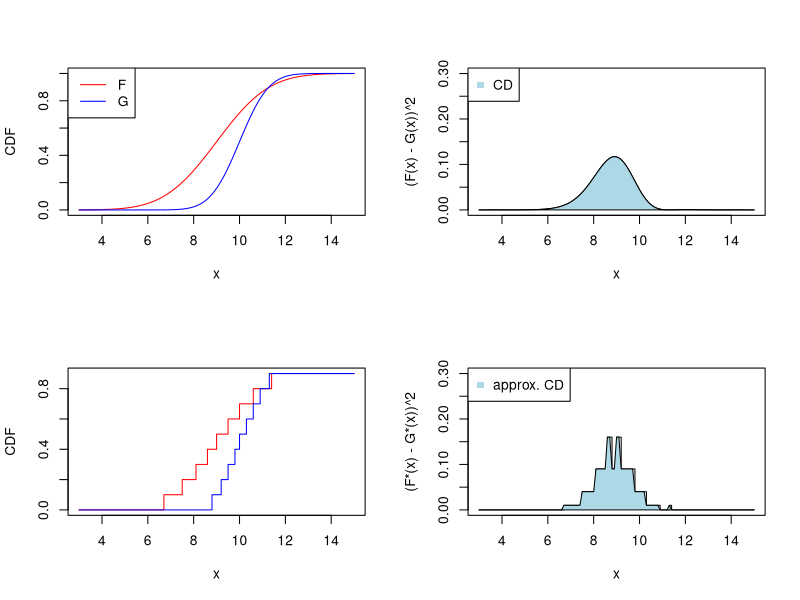
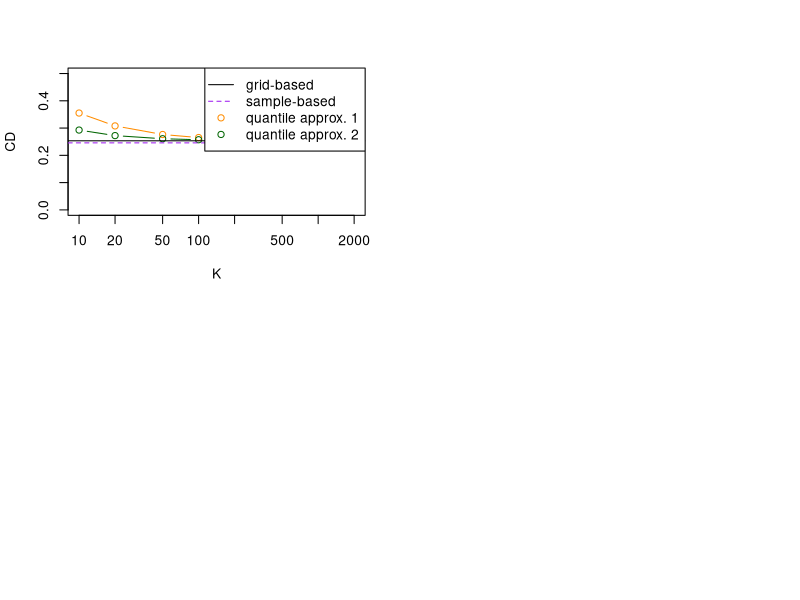
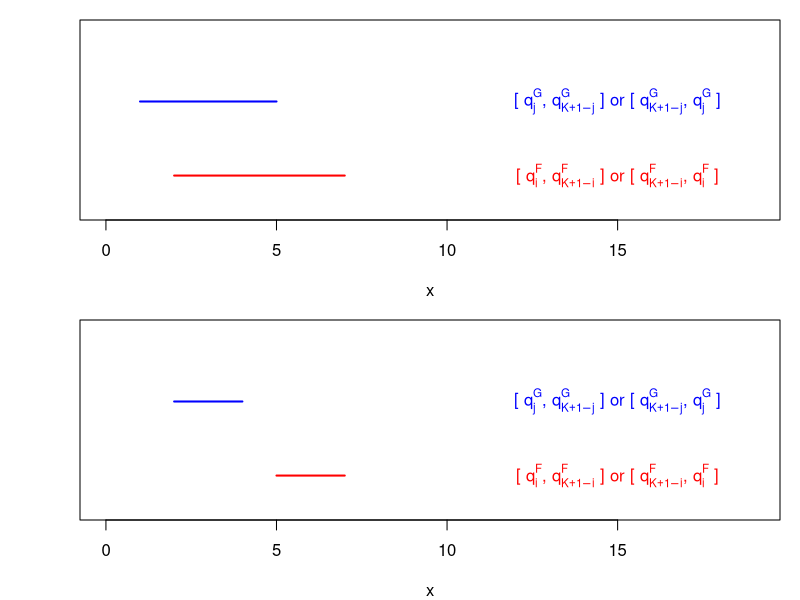
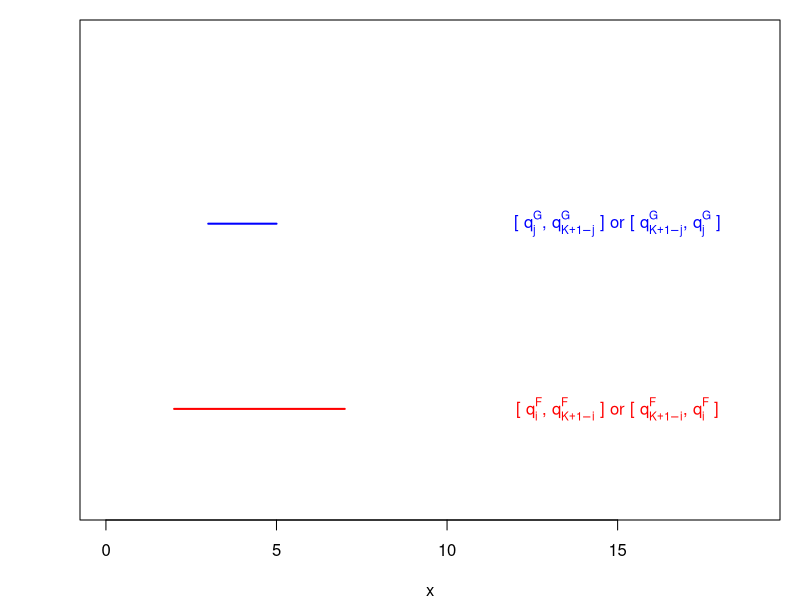
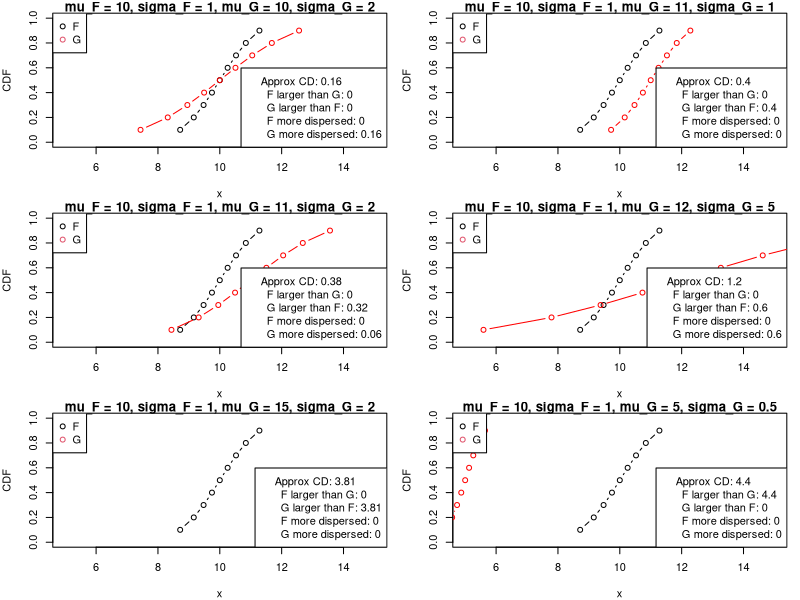
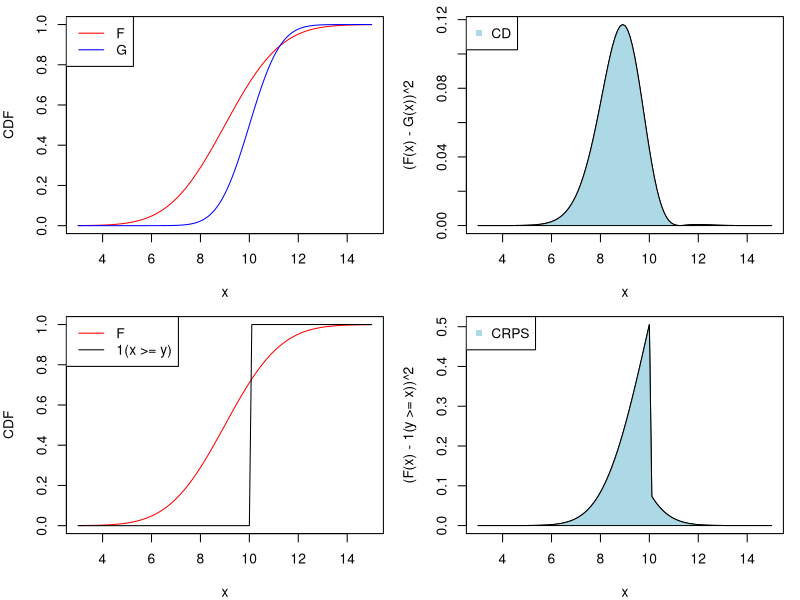
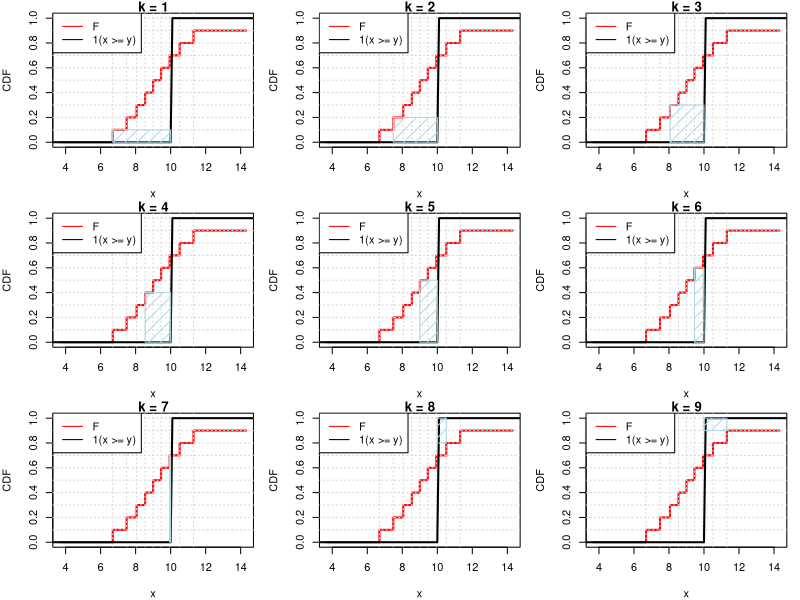
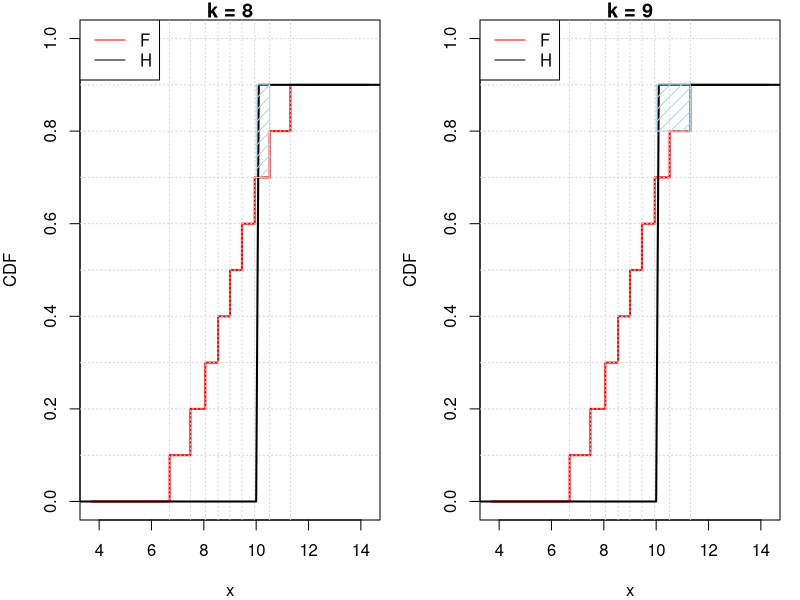

Source code (R) for these figures, in order:
## ---- chunk 1
knitr::opts_chunk$set(echo = TRUE)
## ---- chunk 2
grid_x <- seq(from = 3, to = 15, by = 0.1)

mu_F <- 9
sigma_F <- 1.8
p_F <- pnorm(grid_x, mu_F, sigma_F)

mu_G <- 10
sigma_G <- 1
p_G <- pnorm(grid_x, mu_G, sigma_G)

y <- mu_G
p_y <- as.numeric(grid_x > y)

par(mfrow = c(2, 2))

plot(grid_x, p_F, type = "l", xlab = "x", ylab = "CDF", col = "red")
lines(grid_x, p_G, col = "blue")
legend("topleft", c("F", "G"), col = c("red", "blue"), lty = 1)

plot(grid_x, (p_F - p_G)^2, type = "l", xlab = "x", ylab = "(F(x) - G(x))^2", ylim = c(0, 0.3))
polygon(grid_x, (p_F - p_G)^2, col = "lightblue")
legend("topleft", "CD", col = "lightblue", pch = 15)

detail_stepfun_cdf <- function(x, p, from, to, by = 0.1){
  x_detailed <- seq(from = from, to = to, by = by)
  p_detailed <- 0*x_detailed
  for(i in seq_along(x)){
    p_detailed[x_detailed >= x[i]] <- p[i]
  }
  return(list(x = x_detailed, p = p_detailed))
}

p_10 <- 1:9/10 # quantile levels
q_F_10 <- qnorm(p_10, mu_F, sigma_F) # quantiles of F
q_G_10 <- qnorm(p_10, mu_G, sigma_G) # quantiles of G

q_F_10_detailed <- detail_stepfun_cdf(q_F_10, p_10, from = 3, to = 15)
q_G_10_detailed <- detail_stepfun_cdf(q_G_10, p_10, from = 3, to = 15)
p_10_detailed <- q_F_10_detailed$x

plot(q_F_10_detailed$x, q_F_10_detailed$p, type = "s", xlab = "x", ylab = "CDF", col = "red")
lines(q_F_10_detailed$x, q_G_10_detailed$p, type = "s", col = "blue")

plot(q_F_10_detailed$x, (q_F_10_detailed$p - q_G_10_detailed$p)^2, type = "s", xlab = "x", 
     ylab = "(F*(x) - G*(x))^2", ylim = c(0, 0.3))
polygon(q_F_10_detailed$x, (q_F_10_detailed$p - q_G_10_detailed$p)^2, col = "lightblue")
legend("topleft", "approx. CD", col = "lightblue", pch = 15)

## ---- chunk 3
# define distributions:
mu_F <- 9
sigma_F <- 1.8

mu_G <- 10
sigma_G <- 1
## ---- chunk 4
# simple numerical integration using grid:
(cd_grid <- 0.1*sum((p_F - p_G)^2))
## ---- chunk 5
n <- 100000
set.seed(123)
x <- rnorm(n, mu_F, sigma_F)
x_dash <- rnorm(n, mu_F, sigma_F)

y <- rnorm(n, mu_G, sigma_G)
y_dash <- rnorm(n, mu_G, sigma_G)

(cd_sample <- (mean(abs(x - y)) - 0.5*(mean(abs(x - x_dash)) + mean(abs(y - y_dash)))))
## ---- chunk 6
# q_F: vector containing the (1:K)/(K + 1) quantiles of F
# q_G: vector containing the (1:K)/(K + 1) quantiles of G
approx_cd1 <- function(q_F, q_G){
  
  # compute quantile levels from length of provided quantile vectors:
  K <- length(q_F)
  if(length(q_G) != K) stop("q_F and q_G need to be of the same length")
  p <- (1:K)/(K + 1) # function assumes that the quantile levels are equally spaced
  
  # pool quantiles:
  q0 <- c(q_F, q_G)
  # vector of grouping variables, with 1 for values belonging to F, -1 for values 
  # belonging to G
  a0 <- c(rep(1, length(q_F)), rep(-1, length(q_G)))
  
  # re-order both vectors:
  q <- q0[order(q0)]
  a <- a0[order(q0)]
  # and compute "how many quantiles ahead" F or G is at a given segment:
  b <- abs(cumsum(a))
  
  # compute the lengths of segments defined by sorted quantiles:
  diffs_q <- c(diff(q), 0) # zero necessary for indexing below, but we could put 
  # anything (gets multiplied w zero)
  
  # and approximate CD
  cvm <- sum(diffs_q*b*(b + 1))/(K + 1)/(K)
  
  return(mean(cvm))
}

# values of K to check:
values_K <- c(10, 20, 50, 100, 200, 500, 1000, 2000)

# vector to store results:
cd_approx1 <- numeric(length(values_K))

# apply approximation for each_
for(i in seq_along(values_K)){
  p_temp <- (1:(values_K[i]))/(values_K[i] + 1) # quantile levels
  q_F_temp <- qnorm(p_temp, mu_F, sigma_F) # quantiles of F
  q_G_temp <- qnorm(p_temp, mu_G, sigma_G) # quantiles of G
  cd_approx1[i] <- approx_cd1(q_F = q_F_temp, q_G = q_G_temp) # approximation
}

cd_approx1
## ---- chunk 7
# q_F: vector containing the (1:K)/(K + 1) quantiles of F
# q_G: vector containing the (1:K)/(K + 1) quantiles of G
approx_cd2 <- function(q_F, q_G){
  
  # compute quantile levels from length of provided quantile vectors:
  K <- length(q_F)
  if(length(q_G) != K) stop("q_F and q_G need to be of the same length")
  p <- (1:K)/(K + 1) # function assumes that the quantile levels are equally spaced
  
  # pool quantiles:
  q0 <- c(q_F, q_G)
  # vector of grouping variables, with 1 for values belonging to F, -1 for values 
  # belonging to G
  a0 <- c(rep(1, length(q_F)), rep(-1, length(q_G)))
  
  # re-order both vectors:
  q <- q0[order(q0)]
  a <- a0[order(q0)]
  # and compute "how many quantiles ahead" F or G is at a given segment:
  b <- abs(cumsum(a))
  
  # compute the lengths of segments defined by sorted quantiles:
  diffs_q <- c(diff(q), 0) # zero necessary for indexing below, but we could put 
  # anything (gets multiplied w zero)
  
  # and approximate CD
  cvm <- sum(diffs_q*b^2/K^2)
  
  return(mean(cvm))
}

# values of K to check:
values_K <- c(10, 20, 50, 100, 200, 500, 1000, 2000)

# vector to store results:
cd_approx2 <- numeric(length(values_K))

# apply approximation for each_
for(i in seq_along(values_K)){
  p_temp <- (1:(values_K[i] - 1))/values_K[i] # quantile levels
  q_F_temp <- qnorm(p_temp, mu_F, sigma_F) # quantiles of F
  q_G_temp <- qnorm(p_temp, mu_G, sigma_G) # quantiles of G
  cd_approx2[i] <- approx_cd2(q_F = q_F_temp, q_G = q_G_temp) # approximation
}

cd_approx2
## ---- chunk 8
# plot:
plot(values_K, cd_approx1, ylim = c(0, 0.5), xlab = "K", ylab = "CD",
     pch = 1, type = "b", log = "x", col = "darkorange")
lines(values_K, cd_approx2, type = "b", col = "darkgreen")
abline(h = cd_grid, col = "black")
abline(h = cd_sample, col = "purple", lty = 2)
legend("topright", 
       c("grid-based", "sample-based", "quantile approx. 1", "quantile approx. 2"),
       pch = c(NA, NA, 1, 1), lty = c(1, 2, NA, NA),
       col = c("black", "purple", "darkorange", "darkgreen"))
## ---- chunk 9
# define G_star
y <- 10
q_G_star <- rep(y, 9)

approx_cd1(q_F_10, q_G_star)# approximation 1
mean(2*((y <= q_F_10) - p_10)*(q_F_10 - y)) # WIS defined via quantile scores
## ---- chunk 10
approx_cd2(q_F_10, q_G_star) # approximation 2
# grid-based approximation:
p_G_star <- as.numeric(grid_x >= y)
0.1*sum((p_F - p_G_star)^2)
## ---- chunk 11
par(mfrow = 2:1, mar = c(4, 4, 1, 1))
plot(NULL, xlim = c(0, 19), ylim = c(0, 10), xlab = "x", ylab = "", yaxt = "n")
lines(c(2, 7), c(2, 2), col = "red", lwd = 2)
text(15, 2, expression(paste("[ ", q[i]^F, ", ", q[K + 1 - i]^F, " ] or [ ", q[K + 1 - i]^F, ", ", q[i]^F, " ]")), col = "red")

lines(c(1, 5), c(6, 6), col = "blue", lwd = 2)
text(15, 6, expression(paste("[ ", q[j]^G, ", ", q[K + 1 - j]^G, " ] or [ ", q[K + 1 - j]^G, ", ", q[j]^G, " ]")), col = "blue")

plot(NULL, xlim = c(0, 19), ylim = c(0, 10), xlab = "x", ylab = "", yaxt = "n")
lines(c(5, 7), c(2, 2), col = "red", lwd = 2)
text(15, 2, expression(paste("[ ", q[i]^F, ", ", q[K + 1 - i]^F, " ] or [ ", q[K + 1 - i]^F, ", ", q[i]^F, " ]")), col = "red")

lines(c(2, 4), c(6, 6), col = "blue", lwd = 2)
text(15, 6, expression(paste("[ ", q[j]^G, ", ", q[K + 1 - j]^G, " ] or [ ", q[K + 1 - j]^G, ", ", q[j]^G, " ]")), col = "blue")
## ---- chunk 12
par(mfrow = c(1, 1), mar = c(4, 4, 1, 1))
plot(NULL, xlim = c(0, 19), ylim = c(0, 10), xlab = "x", ylab = "", yaxt = "n")
lines(c(2, 7), c(2, 2), col = "red", lwd = 2)
text(15, 2, expression(paste("[ ", q[i]^F, ", ", q[K + 1 - i]^F, " ] or [ ", q[K + 1 - i]^F, ", ", q[i]^F, " ]")), col = "red")

lines(c(3, 5), c(6, 6), col = "blue", lwd = 2)
text(15, 6, expression(paste("[ ", q[j]^G, ", ", q[K + 1 - j]^G, " ] or [ ", q[K + 1 - j]^G, ", ", q[j]^G, " ]")), col = "blue")
## ---- chunk 13
# adapted function:
approx_cd1_decomposed <- function(q_F, q_G){
  # compute quantile levels from length of provided quantile vectors:
  K <- length(q_F)
  if(length(q_G) != K) stop("q_F and q_G need to be of the same length")
  p <- (1:K)/(K + 1) # function assumes that the quantile levels are equally spaced
  
  # matrices to store differences and booleans indicating whether there is a discrepancy and
  # in which component it should be counted
  matrix_differences <- matrix_disagreement <- 
    matrix_F_larger <- matrix_G_larger <- 
    matrix_F_dispersed <- matrix_G_dispersed <-
    matrix_unordered <- matrix(NA, ncol = K, nrow = K,
                               dimnames = list(paste("F", round(p, 2)), paste("G", round(p, 2))))
  
  # fill these matrices:
  for(i in 1:K){
    for(j in 1:K){
      # store absolute differences:
      matrix_differences[i, j] <- abs(q_F[i] - q_G[j])
      
      # detect disagreements, i.e. cases where q^F_i > q^G_j despite i < j
      matrix_disagreement[i, j] <- ((q_F[i] >= q_G[j]) & (i <= j)) | ((q_G[j] >= q_F[i]) & (j <= i))

      # component "F larger than G"
      matrix_F_larger[i, j] <-  q_F[min(i, K + 1 - i)] > q_G[min(j, K + 1 - j)] & 
        q_F[max(i, K + 1 - i)] >= q_G[max(j, K + 1 - j)] &
        q_F[i] > q_G[j] & i <= j
      # component "G larger than F"
      matrix_G_larger[i, j] <-  q_F[min(i, K + 1 - i)] < q_G[min(j, K + 1 - j)] &
        q_F[max(i, K + 1 - i)] <= q_G[max(j, K + 1 - j)] & 
        q_F[i] < q_G[j] & i >= j
      
      # component "F more dispersed than G"
      matrix_F_dispersed[i, j] <- q_F[max(i, K + 1 - i)] > q_G[max(j, K + 1 - j)] & 
        q_F[min(i, K + 1 - i)] < q_G[min(j, K + 1- j)] & 
        ((i <= j & i >= (K + 1)/2) | (i >= j & i <= (K + 1)/2))
      # component "G more dispersed than F"
      matrix_G_dispersed[i, j] <- q_F[min(i, K + 1 - i)] > q_G[min(j, K + 1 - j)] & 
        q_F[max(i, K + 1 - i)] < q_G[max(j, K + 1- j)] & 
        ((i >= j & j >= (K + 1)/2) | (i <= j & j <= (K + 1)/2))
    }
  }
  
  # compute averages:
  cramer_distance <- 2*sum(matrix_differences*matrix_disagreement)/K/(K + 1)
  F_larger <- 2*sum(matrix_differences*matrix_F_larger)/K/(K + 1)
  G_larger <- 2*sum(matrix_differences*matrix_G_larger)/K/(K + 1)
  F_dispersed <- 2*sum(matrix_differences*matrix_F_dispersed)/K/(K + 1)
  G_dispersed <- 2*sum(matrix_differences*matrix_G_dispersed)/K/(K + 1)
  
  # check whether components add up to CD:
  if(abs(F_larger + G_larger + F_dispersed + G_dispersed - cramer_distance) >= 0.001){
    warning("Decomposition does not seem to work")
  }
  
  # structure return object:
  return(list(
    cramer_distance = cramer_distance,
    F_larger = F_larger,
    G_larger = G_larger,
    F_dispersed = F_dispersed,
    G_dispersed = G_dispersed
  ))
}

# Examples: Define six pairs of normal distributions
# define distributions:
K <- 9
p <- (1:K)/(K + 1) # quantile levels

vector_mu_F <- c(10, 10, 10, 10, 10, 10)
vector_sigma_F <- c(1, 1, 1, 1, 1, 1)

vector_mu_G <- c(10, 11, 11, 12, 15, 5)
vector_sigma_G <- c(2, 1, 2, 5, 2, 0.5)

par(mfrow = c(3, 2))

for(i in 1:6){
  # compute quantiles
  q_F <- qnorm(p, vector_mu_F[i], vector_sigma_F[i]) # quantiles of F
  q_G <- qnorm(p, vector_mu_G[i], vector_sigma_G[i]) # quantiles of G
  # evaluate CD incl decomposition:
  cd_decomp <- approx_cd1_decomposed(q_F, q_G)
  
  # plot CCDFs/step functions:
  plot(q_F, p, type = "b", xlim = c(5, 15), ylim = 0:1,
       xlab = "x", ylab = "CDF",
       main = paste0("mu_F = ", vector_mu_F[i],
                     ", sigma_F = ", vector_sigma_F[i],
                     ", mu_G = ", vector_mu_G[i],
                     ", sigma_G = ", vector_sigma_G[i]))
  lines(q_G, p, col = "red", type = "b")
  # print CD and decomposition:
  legend("bottomright", 
         legend = c(paste0("Approx CD: ", round(cd_decomp$cramer_distance, 2)),
                    paste0("  F larger than G: ", round(cd_decomp$F_larger, 2)),
                    paste0("  G larger than F: ", round(cd_decomp$G_larger, 2)),
                    paste0("  F more dispersed: ", round(cd_decomp$F_dispersed, 2)),
                    paste0("  G more dispersed: ", round(cd_decomp$G_dispersed, 2))))
  legend("topleft", legend = c("F", "G"), col = 1:2, pch = 1)
}
## ---- chunk 14
grid_x <- seq(from = 3, to = 15, by = 0.1)

mu_F <- 9
sigma_F <- 1.8
p_F <- pnorm(grid_x, mu_F, sigma_F)

mu_G <- 10
sigma_G <- 1
p_G <- pnorm(grid_x, mu_G, sigma_G)

y <- mu_G
p_y <- as.numeric(grid_x > y)

par(mfrow = c(2, 2))

plot(grid_x, p_F, type = "l", xlab = "x", ylab = "CDF", col = "red")
lines(grid_x, p_G, col = "blue")
legend("topleft", c("F", "G"), col = c("red", "blue"), lty = 1)

plot(grid_x, (p_F - p_G)^2, type = "l", xlab = "x", ylab = "(F(x) - G(x))^2")
polygon(grid_x, (p_F - p_G)^2, col = "lightblue")
legend("topleft", "CD", col = "lightblue", pch = 15)

plot(grid_x, p_F, type = "l", xlab = "x", ylab = "CDF", col = "red")
lines(grid_x, p_y, col = "black")
legend("topleft", c("F", "1(x >= y)"), col = c("red", "black"), lty = 1)


plot(grid_x, (p_F - p_y)^2, type = "l", xlab = "x", ylab = "(F(x) - 1(y >= x))^2")
polygon(grid_x, (p_F - p_y)^2, col = "lightblue")
legend("topleft", "CRPS", col = "lightblue", pch = 15)

## ---- chunk 15
p <- 1:9/10
q_F <- qnorm(p, mu_F, sigma_F)

q_F_plot <- c(head(q_F, 1) - 3, q_F, tail(q_F, 1) + 3)

par(mfrow = c(3, 3))
for(i in 1:9){
  plot(q_F_plot, c(0, p, 0.9), xlab = "x", ylab = "CDF", type = "s", ylim = 0:1, col = "red", lwd = 2,
       main = paste("k =", i))
  abline(h = 1:10/10, col = "lightgrey", lty = 3); abline(v = q_F, col = "lightgrey", lty = 3)
  
  lines(grid_x, p_y, col = "black", lwd = 2)
  rect(q_F[i], q_F[i] >= y, y, p[i], col = "lightblue", border = "lightblue", density = 12)
  legend("topleft", c("F", "1(x >= y)"), col = c("red", "black"), lty = 1)
  
}
## ---- chunk 16
par(mfrow = c(1, 2))
for(i in 8:9){
  plot(q_F_plot, c(0, p, 0.9), xlab = "x", ylab = "CDF", type = "s", ylim = 0:1, col = "red", lwd = 2,
       main = paste("k =", i))
  abline(h = 1:10/10, col = "lightgrey", lty = 3); abline(v = q_F, col = "lightgrey", lty = 3)
  lines(grid_x, 0.9*p_y, col = "black", lwd = 2)
  rect(q_F[i], (q_F[i] >= y) - 0.1, y, p[i] - 0.1, col = "lightblue", border = "lightblue", density = 12)
  legend("topleft", c("F", "H"), col = c("red", "black"), lty = 1)
  
}
## ---- chunk 17
detail_stepfun_cdf <- function(x, p, from, to, by = 0.1){
x_detailed <- seq(from = from, to = to, by = by)
p_detailed <- 0*x_detailed
for(i in seq_along(x)){
p_detailed[x_detailed >= x[i]] <- p[i]
}
return(list(x = x_detailed, p = p_detailed))
}

p_10 <- 1:9/10 # quantile levels
q_F_10 <- qnorm(p_10, mu_F, sigma_F) # quantiles of F
q_G_10 <- qnorm(p_10, mu_G, sigma_G) # quantiles of G

q_F_10_detailed <- detail_stepfun_cdf(q_F_10, p_10, from = 1, to = 20)
q_G_10_detailed <- detail_stepfun_cdf(q_G_10, p_10, from = 1, to = 20)
p_10_detailed <- q_F_10_detailed$x

par(mfrow = c(2, 1))
plot(q_F_10_detailed$x, q_F_10_detailed$p, type = "s", xlab = "x", ylab = "CDF")
lines(q_F_10_detailed$x, q_G_10_detailed$p, type = "s", col = "red")

plot(q_F_10_detailed$x, abs(q_F_10_detailed$p - q_G_10_detailed$p)*10, type = "s", xlab = "x", ylab = "b")
abline(v = c(q_F_10, q_G_10), lty = 2)
